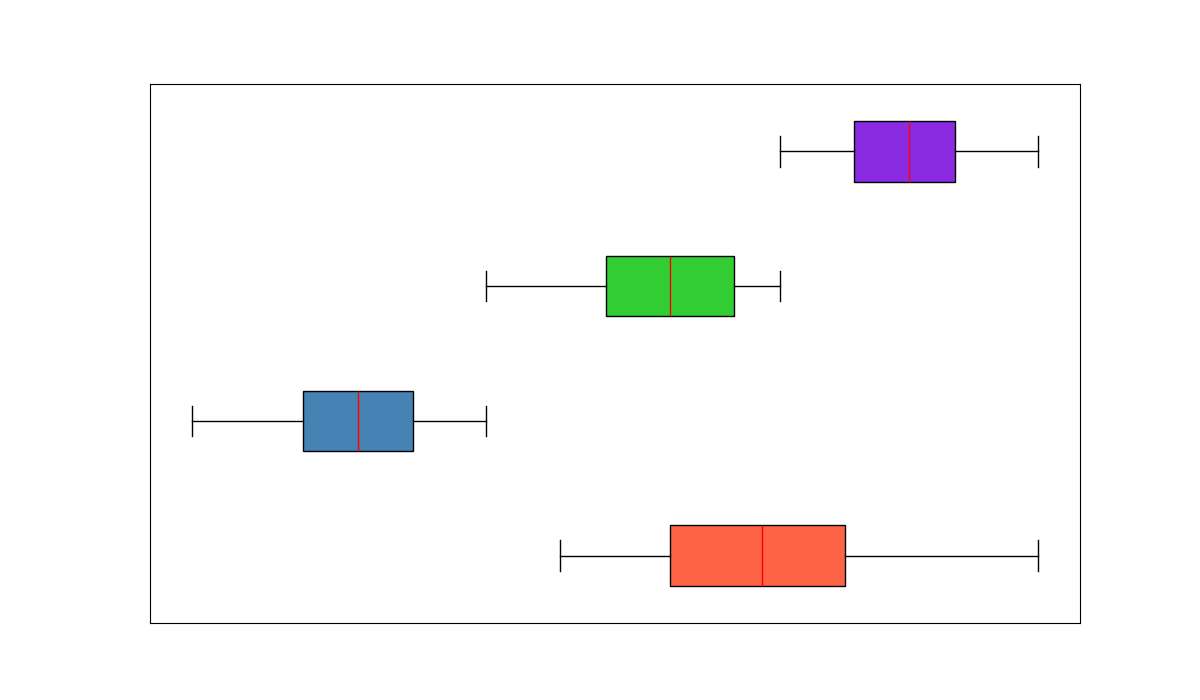

Source code (Python):
import matplotlib.pyplot as plt
import numpy as np

north_rivers = [85, 87, 90, 88, 83, 82, 85, 90, 95, 89]
east_rivers = [78, 75, 80, 72, 74, 79, 76, 77, 75, 78]
south_rivers = [88, 80, 85, 87, 83, 84, 86, 82, 85, 88]
central_rivers = [90, 88, 92, 91, 89, 95, 93, 94, 90, 92]

river_qualities = [north_rivers, east_rivers, south_rivers, central_rivers]

fig, ax = plt.subplots(figsize=(12, 7))

box = ax.boxplot(river_qualities, patch_artist=True, vert=False,
                 boxprops=dict(color='black'),
                 medianprops=dict(color='red'),
                 whiskerprops=dict(color='black'),
                 capprops=dict(color='black'),
                 flierprops=dict(marker='o', color='black', alpha=0.5))

new_colors = ['#FF6347', '#4682B4', '#32CD32', '#8A2BE2']  # New set of colors
for patch, color in zip(box['boxes'], new_colors):
    patch.set_facecolor(color)

ax.set_yticks([])  # Remove y-ticks
ax.set_xticks([])  # Remove x-ticks

plt.show()
